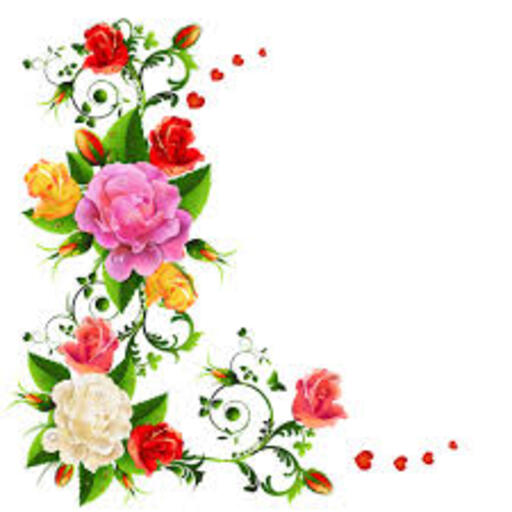
%> input picture bg_flower_image.jpeg, 512 x 512 px
$ octave Image_combiner.m   (GNU Octave 9; MATLAB toolbox functions it lacks are replaced by stand-ins)
%> lines starting %> are read from the running program, lines starting %| are printed output that depends on the picture; in (x1, y1, x2, y2) boxes, pixels count from 0 and x2, y2 are one past the last pixel; in counts of white or black regions, pixels touching at a corner belong together; the program's own positions count from 1
a=imread(input("ENTER THE NAME OF FILE OF MAIN IMAGE : "));
%> the answer given: 'bg_flower_image.jpeg'
%> a is the input picture: size 512x512x3 uint8; mean R, G, B 234.1, 225.2, 214.1
b=imread(input("ENTER THE NAME OF FILE OF BORDER IMAGE TO BE PUT ON MAIN IMAGE : "));
%> the answer given: 'bg_flower_image.jpeg'
%getting 1st band of flower and lenna
a1=a(:,:,1);
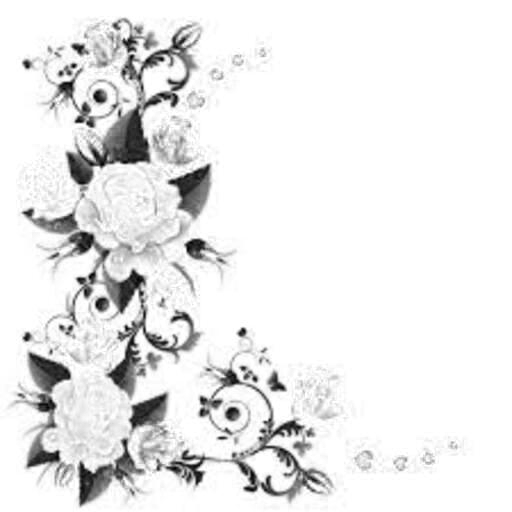
%> a1: size 512x512 uint8; min 0, max 255, mean 234.1
b1=b(:,:,1);
%getting 2nd band of flower and lenna
a2=a(:,:,2);
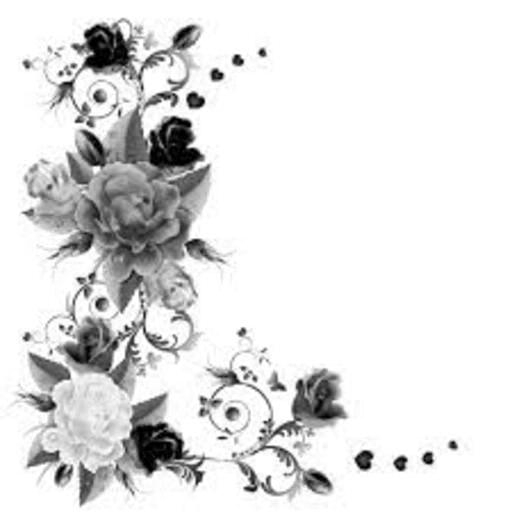
%> a2: size 512x512 uint8; min 0, max 255, mean 225.2
b2=b(:,:,2);
%getting 3rd band of flower and lenna
a3=a(:,:,3);
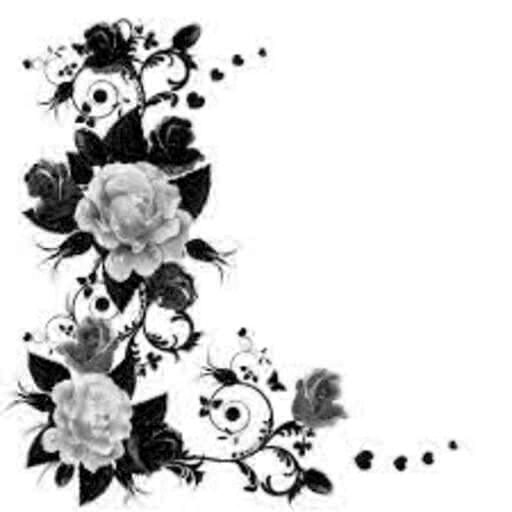
%> a3: size 512x512 uint8; min 0, max 255, mean 214.1
b3=b(:,:,3);
%since the size of both the images are same and are 512 x 512
%therefore there should not be any problem in combining both of them
%for 1st band
for i = 1:512 %to get the number of row one by one
    for j = 1:512 %to get number of coloumn one by one
        if b1(i,j)>=244 %clearing more unwanted area to obtain sharp image
            b1(i,j)=255;
        end
    end
end
%> b1: size 512x512 uint8; 16.18% of pixels changed, all inside (x1, y1, x2, y2) = (0, 16, 480, 512)
for i = 1:512
    for j = 1:512
        if b1(i,j)==255 %checking for replacement of lenna to flower
            b1(i,j)=a1(i,j); %replacing flower with lenna
        end
    end
end
%for 2nd band
for i = 1:512 %to get the number of row one by one
    for j = 1:512 %to get number of coloumn one by one
        if b2(i,j)>=245 %clearing more unwanted area to obtain sharp image
            b2(i,j)=255;
        end
    end
end
for i = 1:512
    for j = 1:512
        if b2(i,j)==255 %checking for replacement of lenna to flower
            b2(i,j)=a2(i,j); %replacing flower with lenna
        end
    end
end
%for 3rd band
for i = 1:512 %to get the number of row one by one
    for j = 1:512 %to get number of coloumn one by one
        if b3(i,j)>=248 %clearing more unwanted area to obtain sharp image
            b3(i,j)=255;
        end
    end
end
for i = 1:512
    for j = 1:512
        if b3(i,j)==255 %checking for replacement of lenna to flower
            b3(i,j)=a3(i,j); %replacing flower with lenna
        end
    end
end
%concatenating all modified bands in one new image
a_final=cat(3,b1,b2,b3);
imshow(a_final) %showing image of flower
